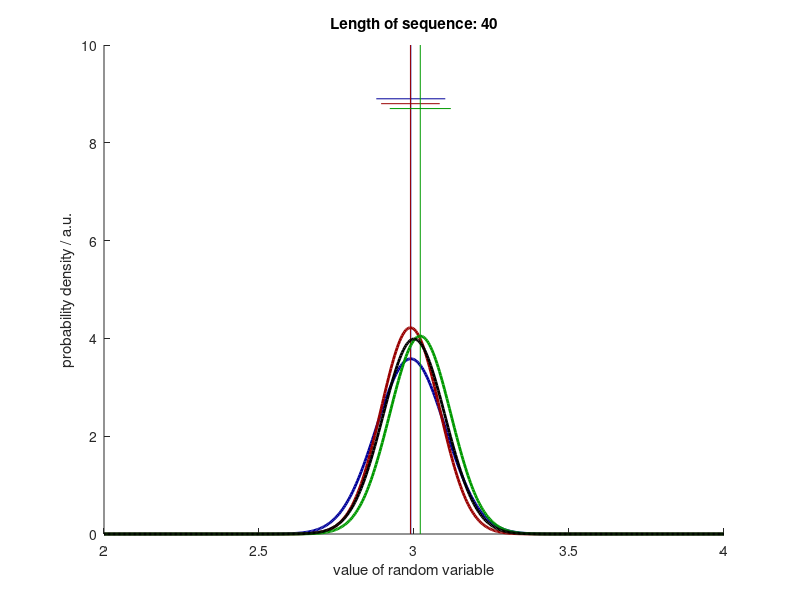

Reproduce this figure in MATLAB.
%% Demonstration file for estimates of statistical measures of stochastic signals

clear all
close all

% The signal parameters
L = 40;
T = 5;
mu = 3;
sigma = .1;
delta_n = 1;
n_runs = 3;

% plotting
cols = ([0 0 .6 ; .6 0 0 ; 0 .6 0]);

x = mu+linspace(-10*sigma,10*sigma,500);

figure; hold on
hp = plot(0,0);
hl = plot(0,0);
hs = plot(0,0);

ylim([0 1/sigma])

for l = 1:n_runs
    
    %% mean
    n = mu + sigma*randn(L,1);
    n_sum = 0;
    
    for k = 1:fix(L/delta_n);      
        n_sum = n_sum + sum(n( (k-1)*delta_n+1:k*delta_n));
        norm_factor = k*delta_n;
        %[N,X] = hist(n(1:k*delta_n),nr_bins);
        %bin_width = (max(N)-min(N))/nr_bins
        est_std = std(n(1:k*delta_n));
        est_mu = n_sum/norm_factor;
        %pause
        
        if k==1
            ht = title(['Length of sequence: ' num2str(k*delta_n)]);
            %hp = plot(X,N/(k*delta_n),'color',cols(l,:));
            hp = plot(x,normpdf(x,est_mu,est_std),'color',cols(l,:),'Linewidth',2);
            hl = line([est_mu est_mu],[ylim], ...
                'Color',cols(l,:));
            hs = line(est_mu+[-est_std est_std],[.9/sigma .9/sigma],'Color',cols(l,:));
            xlabel('value of random variable')
            ylabel('probability density / a.u.')
            xlim(mu+[-10*sigma 10*sigma])
        end        
        
        %disp(num2str(n_sum/norm_factor)
        %plot(N,X,'r');
        %line([n_sum/norm_factor n_sum/norm_factor],[ylim])
       
        
        set(hp,'XData',x,'Ydata',normpdf(x,est_mu,est_std));
        set(hl,'XData',[est_mu est_mu],'Ydata',ylim);
        set(hs,'XData',est_mu+[-est_std est_std],'Ydata',[.9/sigma-l*.1 .9/sigma-l*.1]);
        set(ht, 'String', ['Length of sequence: ' num2str(k*delta_n)]);
        pause(T/L)
    end
       
end

hold on
plot(x,normpdf(x,mu,sigma),'Color','k','Linewidth',2)

